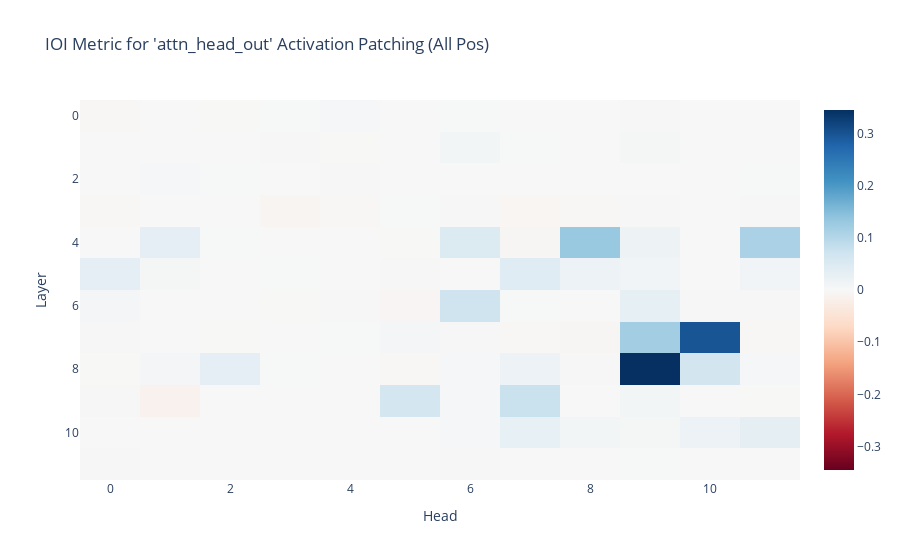

Notebook code for this chart:
### Markdown cell above
Here we see that patching L7H5 recovers full performance, and patching L8H10 recovers a quarter of the performance. Patching L9H1 and L9H11 reduce performance. Aside from L7H5 (whose role is unclear at present), this matches with the positive NMHs and the two negative NMHs of significant magnitude.

### Code cell
attn_head_out_all_pos_act_patch_results = patching.get_act_patch_attn_head_out_all_pos(model, corrupted_tokens, clean_cache, ioi_metric)
imshow(attn_head_out_all_pos_act_patch_results, 
       yaxis="Layer", 
       xaxis="Head", 
       title="IOI Metric for 'attn_head_out' Activation Patching (All Pos)")

### Figure 1 — Plotly figure (JSON) as saved in the notebook; plotly's stock layout.template omitted (floating-point values rounded to 4 significant figures; data arrays with more than 128 entries replaced by an {"elided": "..."} marker saying what was removed)
{"data": [{"coloraxis": "coloraxis", "hovertemplate": "x: %{x}<br>y: %{y}<br>color: %{z}<extra></extra>", "name": "0", "type": "heatmap", "xaxis": "x", "yaxis": "y", "z": {"elided": "12x12 float values"}}], "layout": {"coloraxis": {"cmid": 0, "colorscale": [[0, "rgb(103,0,31)"], [0.1, "rgb(178,24,43)"], [0.2, "rgb(214,96,77)"], [0.3, "rgb(244,165,130)"], [0.4, "rgb(253,219,199)"], [0.5, "rgb(247,247,247)"], [0.6, "rgb(209,229,240)"], [0.7, "rgb(146,197,222)"], [0.8, "rgb(67,147,195)"], [0.9, "rgb(33,102,172)"], [1, "rgb(5,48,97)"]]}, "title": {"text": "IOI Metric for 'attn_head_out' Activation Patching (All Pos)"}, "xaxis": {"anchor": "y", "domain": [0, 1], "title": {"text": "Head"}}, "yaxis": {"anchor": "x", "autorange": "reversed", "domain": [0, 1], "title": {"text": "Layer"}}}}
